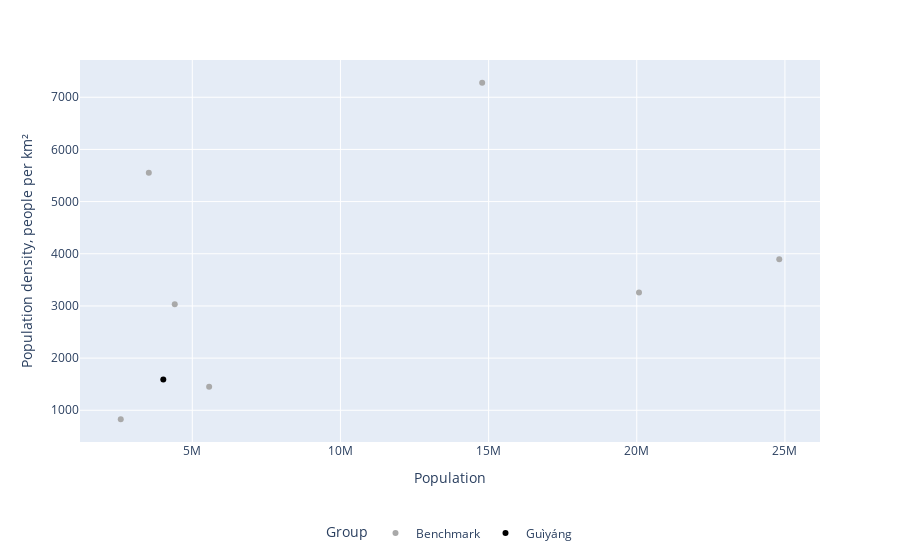

Notebook code for this chart:
### Markdown cell above
## Population Density Manual

### Code cell
city = "Guìyáng"
def plot_population_density(pop_manual_path):
    pop_manual = pd.read_csv(pop_manual_path)

    density = pop_manual.loc[pop_manual.groupby('Location')['Year'].idxmax()]

    
    density['Population'] = pd.to_numeric(density['Population'], errors='coerce')
    density['Area_km'] = pd.to_numeric(density['Area_km'], errors='coerce')

    
    density['Density'] = density['Population'] / density['Area_km']
    density = density.dropna(subset=['Population', 'Density'])
    density = density.sort_values(by='Density', ascending=False)

    
    if city in density['Location'].values:
        city_pop_density = density.loc[density['Location'] == city, 'Density'].values[0]
    else:
        raise ValueError(f"City '{city}' not found in the dataset.")

    
    hues = {'Benchmark': 'darkgrey', city: '#000000'}

    
    plt.figure(figsize=(8.5, 6), dpi=300)
    sns.scatterplot(data=density, x='Population', y='Density', hue='Group', palette=hues, legend=False)

    texts = []
    for i, row in density.iterrows():
        texts.append(plt.text(row['Population'], row['Density'], row['Location'], fontsize=9))

    
    adjust_text(texts, arrowprops=dict(arrowstyle='-', color='gray', lw=0.5),
                expand_text=(2, 1.05),  # Adjust this factor to move text closer
                only_move={'points': 'xy', 'texts': 'xy'},  # Move points and text
                lim=1000)

    plt.ylim(0, None)
    plt.title(f'Population density of {city} and benchmark cities')
    plt.xlabel('Population')
    plt.ylabel('Population density, people per km²')
    plt.grid(True, which='both', linestyle='--', linewidth=0.5)
    plt.tight_layout()
    
    plt.savefig(Path(render_folder) / f"{city.lower().replace(' ', '_')}-pop-density.png", dpi=300,bbox_inches='tight')
    plt.show()

    # Plotly 
    fig = px.scatter(density, x='Population', y='Density', color='Group', 
                     color_discrete_map=hues,
                     labels={'Population': 'Population', 'Density': 'Population density, people per km²'},
                     log_x=False, log_y=False,
                     hover_name="Location")
    fig.update_layout(
    autosize=True,
    showlegend=True,
    legend=dict(
        orientation="h",
        yanchor="top",
        y=-0.2,
        xanchor="center",
        x=0.5
    ),
        yaxis=dict(
        range=[0, None]  
    )

    fig.write_html(Path(render_folder) / f"{city.lower().replace(' ', '_')}-pop-density-plotly.html",full_html=False, include_plotlyjs='cdn')
    fig.show()
plot_population_density("mnt/city-directories/01-user-input/pop_manual.csv")

### Figure 1 — Plotly figure (JSON) as saved in the notebook; plotly's stock layout.template omitted (floating-point values rounded to 4 significant figures)
{"data": [{"hovertemplate": "<b>%{hovertext}</b><br><br>Group=Benchmark<br>Population=%{x}<br>Population density, people per km²=%{y}<extra></extra>", "hovertext": ["Guangzhou", "Kathmandu", "Shanghai", "Beijing", "Taiyuan", "St Petersburg", "Mandalay"], "legendgroup": "Benchmark", "marker": {"color": "darkgrey", "symbol": "circle"}, "mode": "markers", "name": "Benchmark", "orientation": "v", "showlegend": true, "type": "scatter", "x": [14783030, 3532579, 24808600, 20075490, 4408171, 5568995, 2585687], "xaxis": "x", "y": [7276.0, 5553.0, 3894.0, 3258.0, 3031.0, 1451.0, 830.0], "yaxis": "y"}, {"hovertemplate": "<b>%{hovertext}</b><br><br>Group=Guìyáng<br>Population=%{x}<br>Population density, people per km²=%{y}<extra></extra>", "hovertext": ["Guìyáng"], "legendgroup": "Guìyáng", "marker": {"color": "#000000", "symbol": "circle"}, "mode": "markers", "name": "Guìyáng", "orientation": "v", "showlegend": true, "type": "scatter", "x": [4021275], "xaxis": "x", "y": [1588.0], "yaxis": "y"}], "layout": {"autosize": true, "legend": {"orientation": "h", "title": {"text": "Group"}, "tracegroupgap": 0, "x": 0.5, "xanchor": "center", "y": -0.2, "yanchor": "top"}, "margin": {"t": 60}, "showlegend": true, "xaxis": {"anchor": "y", "domain": [0, 1], "title": {"text": "Population"}}, "yaxis": {"anchor": "x", "domain": [0, 1], "range": [0, null], "title": {"text": "Population density, people per km²"}}}}
